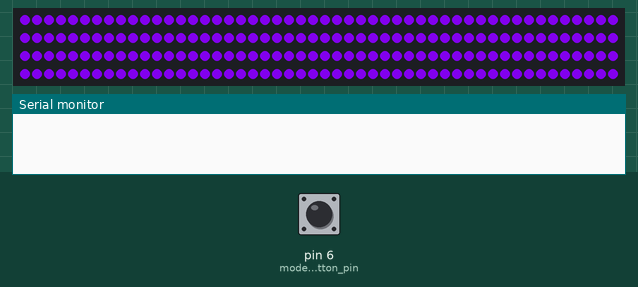
Bench run of a sketch on a simulated Arduino Uno, built with avr-gcc and run on an emulated ATmega328P. On the bench: 200 RGB LEDs in strip order, left to right, continuing on the next row, the last lines printed to the serial monitor. The inputs (shaded band) are chosen by the test bench; at power-on: pin 6 (mode_button_pin) HIGH. Dim RGB values are drawn brighter than linear.

Above: at 4.2 s.
4.3 s: pin 6 (mode_button_pin) pulled LOW for 1 s
At 5.2 s:
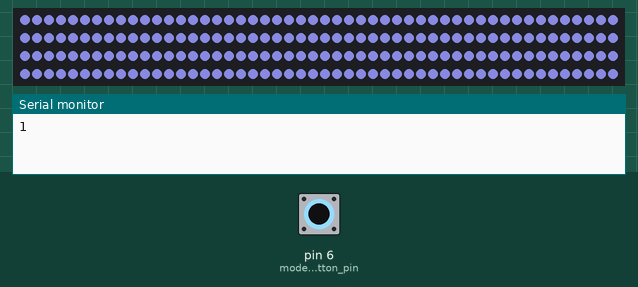
6.8 s: pin 6 (mode_button_pin) pulled LOW for 0.15 s
At 7.11 s:
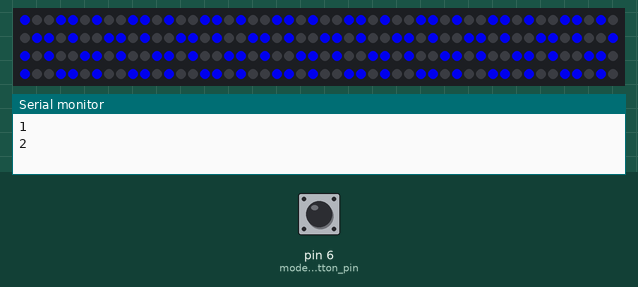
7.5 s: pin 6 (mode_button_pin) pulled LOW for 0.15 s
At 8.0 s:
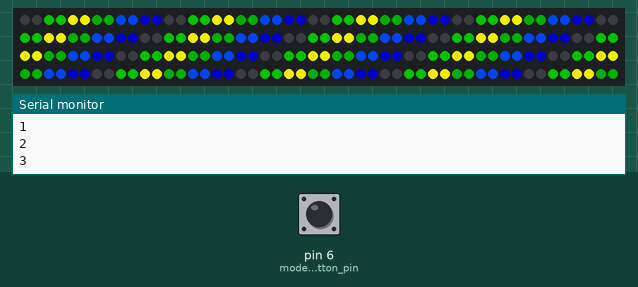
9.1 s: pin 6 (mode_button_pin) pulled LOW for 3.2 s
At 9.8 s:
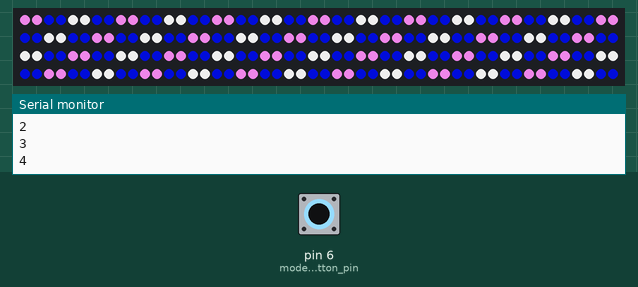
Timing chart, 0 to 12.1 s (numbered marks = the images above; inputs shaded):
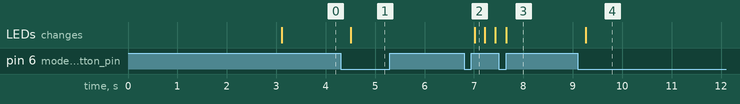

Measured:
- after the input at 4.3 s, the LEDs: change after 0.21 s (image 1)
- after the input at 6.8 s, the LEDs: change after 0.22 s (image 2)
- after the input at 7.5 s, the LEDs: change after 0.15 s (image 3)
- after the input at 9.1 s, the LEDs: change after 0.17 s (image 4)

The sketch:

strip.ino
```cpp
#include "FastLED.h"

#define DATA_PIN    12
//#define CLK_PIN   4
#define LED_TYPE    SK6812
#define COLOR_ORDER GRB
#define NUM_LEDS    200 // less than 200 leds in current pitlights strip (~100 leds?)
int BRIGHTNESS = 200; // starting brightness, can go to 255 but strip draws near 3A @ 200
int MODE = 0;
int set = 1;
int modevarA = 0;
int modevarB = 0;

//flags
int sertpleFade[5] = {0x8c00ff,0x000000,0x000000,0x8c00ff,0x8c00ff};
int rainbow[6] = {0xe80000,0xff6e00,0xffff00,0x084000,0x004bff,0x780089};
int trans[4] = {0x3b8ffa,0xf00bb9,0xffffff,0xf00bb9};

CRGB leds[NUM_LEDS];


void setup() {
  delay(3000); // 3 second delay for psu recovery

  pinMode(6, INPUT_PULLUP); // mode button pin, also must be set below
  Serial.begin(57600);

  // tell FastLED about the LED strip configuration
  FastLED.addLeds<LED_TYPE,DATA_PIN,COLOR_ORDER>(leds, NUM_LEDS)
    .setCorrection(TypicalLEDStrip)
    .setDither(BRIGHTNESS < 255);

  // set master brightness control
  FastLED.setBrightness(BRIGHTNESS);
}


void loop()
{
  // read things, set vars, then act once vars are set   single click, double click, triple click, hold, click hold   < no; too many
  if (digitalRead(6) == 1){
    delay(100);
    if (digitalRead(6) == 0){
      delay(100);
      if (digitalRead(6) == 1){
        delay(100);
        if (digitalRead(6) == 0){ // was a double click, adjust brightness
          BRIGHTNESS = BRIGHTNESS - 40;  // step size
          if (BRIGHTNESS < 40){ // min brightness
            BRIGHTNESS = 200; // max brightness, 5 steps
          }
          FastLED.setBrightness(BRIGHTNESS);
          Serial.println(BRIGHTNESS);
//          if (digitalRead(6) == 1){
//            delay(100);
//            if (digitalRead(6) == 0){
//              Serial.println("triple click");
//            }
//          }

        }
      }
      else if (digitalRead(6) == 0){ // single click, increment mode
        MODE = MODE + 1;
        if (MODE > 4){ // amnt of modes
          MODE = 0;
        }
        Serial.println(MODE);
      }
    }
    set = 1; // button was pressed, notify modeswitcher
  }
  if (set == 1){ // begin non-anim
    if (MODE == 0){
      for( int i = 0; i < NUM_LEDS; ++i) {
        leds[i] = 0x8c00ff; // purple
      }
      FastLED.show();
    }
    else if (MODE == 1){
      for( int i = 0; i < NUM_LEDS; ++i) {
        leds[i] = 0x7b7cca; // off white
        }
        FastLED.show();
      }
//    else if (MODE == 2){ // mode three is animated later
//      for( int i = 0; i < NUM_LEDS; ++i) {
//        leds[i] = sertpleFade[modevarA];
//        modevarA ++;
//        if (modevarA > 3){
//          modevarA = 0;
//          }
//        }
////        delay(100);
//        FastLED.show();
//      }
    else if (MODE == 3){
      for( int i = 0; i < NUM_LEDS; ++i) {
        leds[i] = rainbow[modevarA];
        ++i; // two wide per colour
        leds[i] = rainbow[modevarA];
        modevarA ++;
        if (modevarA > 5){
          modevarA = 0;
          }
        }
//        delay(100);
        FastLED.show();
      }
    else if (MODE == 4){
      for( int i = 0; i < NUM_LEDS; ++i) {
        leds[i] = trans[modevarA];
        ++i; // two wide per colour
        leds[i] = trans[modevarA];
        modevarA ++;
        if (modevarA > 3){
          modevarA = 0;
          }
        }
//        delay(100);
        FastLED.show();
      }
    set = 0; // finished updating
    modevarA = 0;
  } // begin anim
     if (MODE == 2){
      for( int i = 0; i < NUM_LEDS; ++i) {
        leds[i] = sertpleFade[modevarB];
        modevarB ++;
        if (modevarB >5){
          modevarB = 0;
           }
        }
            delay(100);
      FastLED.show();
      }
}
```
